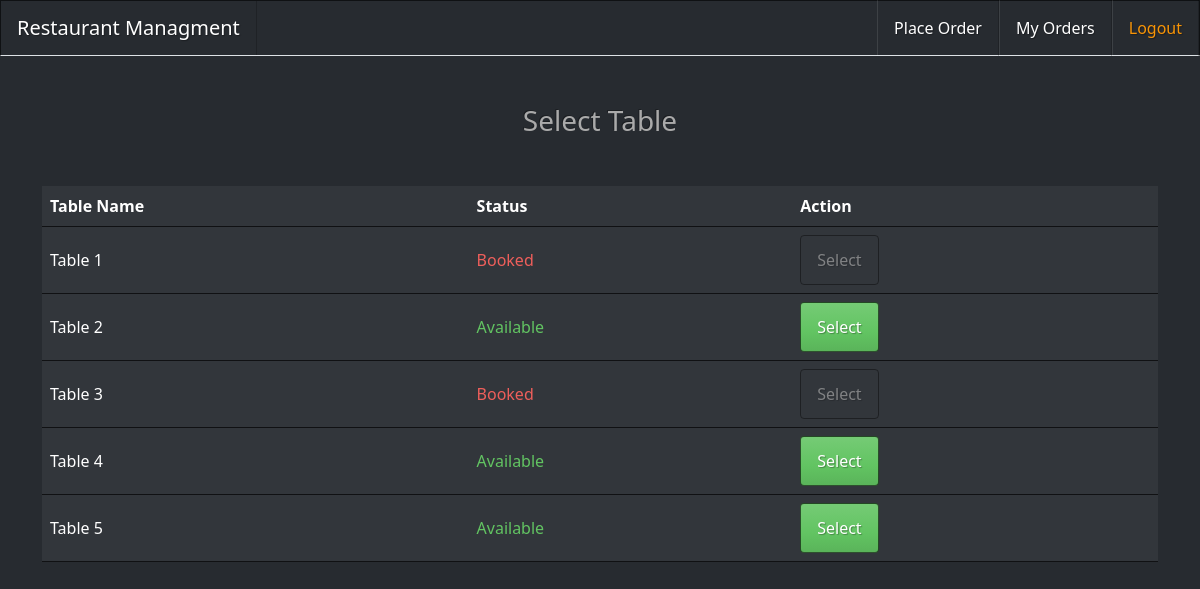
Page /RestaurantManagement/bookTable.php on the committed database.
### tables this page shows
CREATE TABLE `tables` (
  `id` int NOT NULL AUTO_INCREMENT,
  `table_name` varchar(45) DEFAULT NULL,
  `status` varchar(45) DEFAULT 'available',
  PRIMARY KEY (`id`)
);

### RestaurantManagement/bookTable.php (the view, shortened to what this page needs)
<?php
  require './config/dbconfig.php';
  $sql = "SELECT * from tables";
  $result = mysqli_query($conn, $sql);
?>
<!DOCTYPE html>
<html lang="en">
<head>
    <link rel="stylesheet" href="./styles/bootstrap-slate.css">
    <link rel="stylesheet" href="./styles/default.css">
</head>
<body>
    <nav class="navbar navbar-expand bg-dark border-bottom">
        <a class="navbar-brand" href="./index.php">Restaurant Managment</a>
        <div class="collapse navbar-collapse" id="navbarNav">
          <ul class="navbar-nav position-absolute end-0">
              <li class="nav-item">
                <a class="nav-link active px-3" aria-current="page" href="bookTable.php">Place Order</a>
              </li>
              <li class="nav-item">
                <a class="nav-link px-3" href="./myOrders.php">My Orders</a>
              </li>
              <li class="nav-item">
                <a class="nav-link px-3 text-warning" href="./controllers/logout.php">Logout</a>
              </li>
          </ul>
        </div>
    </nav>
    <div class="container pt-5">
            <h3 class="text-center">Select Table</h3>
           <table class="table mt-5">
             <tr>
               <th>Table Name</th>
               <th>Status</th>
               <th>Action</th>
             </tr>
             <?php
                while($row = mysqli_fetch_array($result))
                {
                  $button = $row['status'] == 'booked' ? "<button class='btn' disabled>Select</button>" : "<button class='btn btn-success' onclick=bookTable(".$row['id'].")>Select</button>";
                  $status = $row['status'] == 'booked' ? "<p class='text-danger'>Booked</p>" : "<p class='text-success'>Available</p>";
                  echo "<tr>";
                    echo "<td>";
                      echo $row['table_name'];
                    echo "</td>";
                    echo "<td>";
                      echo $status;
                    echo "</td>";
                    echo "<td>";
                      echo $button;
                    echo "</td>";
                  echo "</tr>";
                }
             ?>
           </table>
     </div>
</body>
</html>

### RestaurantManagement/styles/default.css (style rules this page uses)
*, *::after, *::before { padding: 0px; margin: 0px; }
body { overflow-x: hidden; }

### RestaurantManagement/bookTable.php (style rules this page uses)
td { vertical-align: middle; }
p { margin:0; }

### rows in the picture
tables: table_name "Table 1", status "Booked"
tables: table_name "Table 2", status "Available"
tables: table_name "Table 3", status "Booked"
tables: table_name "Table 4", status "Available"
tables: table_name "Table 5", status "Available"
